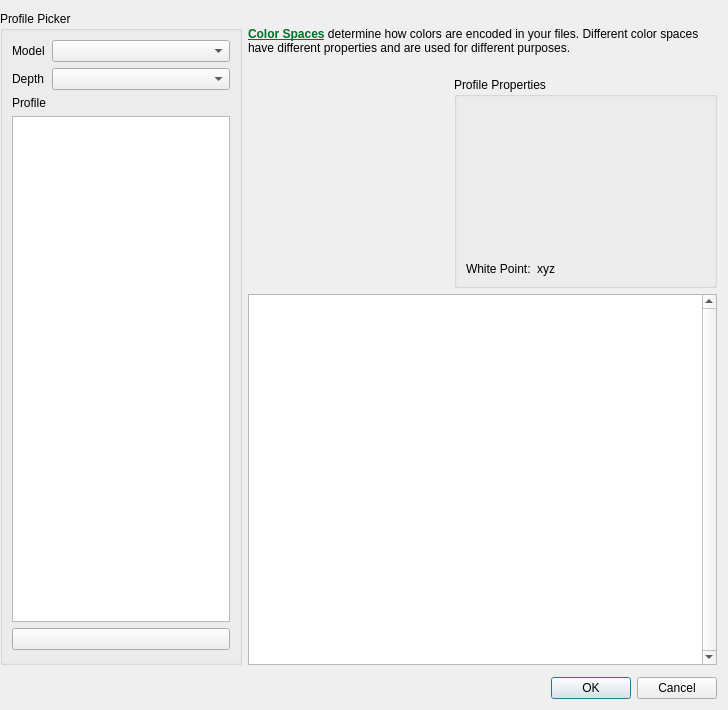
<?xml version="1.0" encoding="utf-8"?>
<ui version="4.0">
 <author>
    SPDX-FileCopyrightText: none
    SPDX-License-Identifier: GPL-3.0-or-later
  </author>
 <class>WdgColorSpaceSelectorAdvanced</class>
 <widget class="QWidget" name="WdgColorSpaceSelectorAdvanced">
  <property name="geometry">
   <rect>
    <x>0</x>
    <y>0</y>
    <width>728</width>
    <height>710</height>
   </rect>
  </property>
  <property name="minimumSize">
   <size>
    <width>728</width>
    <height>710</height>
   </size>
  </property>
  <layout class="QGridLayout" name="gridLayout_2">
   <property name="leftMargin">
    <number>0</number>
   </property>
   <item column="0" row="0">
    <widget class="QGroupBox" name="groupBox">
     <property name="maximumSize">
      <size>
       <width>242</width>
       <height>670</height>
      </size>
     </property>
     <property name="title">
      <string>Profile Picker</string>
     </property>
     <layout class="QVBoxLayout" name="verticalLayout">
      <item>
       <layout class="QFormLayout" name="formLayout_2">
        <item column="0" row="1">
         <widget class="QLabel" name="label_2">
          <property name="text">
           <string comment="Color depth">Depth</string>
          </property>
         </widget>
        </item>
        <item column="0" row="0">
         <widget class="QLabel" name="label">
          <property name="text">
           <string comment="Color model">Model</string>
          </property>
         </widget>
        </item>
        <item column="0" row="2">
         <widget class="QLabel" name="label_3">
          <property name="text">
           <string comment="ICC color profile">Profile</string>
          </property>
         </widget>
        </item>
        <item column="1" row="1">
         <widget class="KisCmbIDList" name="cmbColorDepth">
          <property name="sizePolicy">
           <sizepolicy hsizetype="Expanding" vsizetype="Fixed">
            <horstretch>0</horstretch>
            <verstretch>0</verstretch>
           </sizepolicy>
          </property>
         </widget>
        </item>
        <item column="1" row="0">
         <widget class="KisCmbIDList" name="cmbColorModels">
          <property name="sizePolicy">
           <sizepolicy hsizetype="Expanding" vsizetype="Fixed">
            <horstretch>0</horstretch>
            <verstretch>0</verstretch>
           </sizepolicy>
          </property>
         </widget>
        </item>
       </layout>
      </item>
      <item>
       <widget class="QListWidget" name="lstProfile">
        <property name="minimumSize">
         <size>
          <width>100</width>
          <height>0</height>
         </size>
        </property>
        <property name="showDropIndicator" stdset="0">
         <bool>false</bool>
        </property>
        <property name="wordWrap">
         <bool>true</bool>
        </property>
       </widget>
      </item>
      <item>
       <layout class="QHBoxLayout" name="horizontalLayout">
        <property name="bottomMargin">
         <number>3</number>
        </property>
        <item>
         <widget class="QPushButton" name="bnInstallProfile">
          <property name="text">
           <string/>
          </property>
         </widget>
        </item>
       </layout>
      </item>
     </layout>
    </widget>
   </item>
   <item colspan="2" column="0" row="1" rowspan="2">
    <spacer name="horizontalSpacer">
     <property name="orientation">
      <enum>Qt::Horizontal</enum>
     </property>
     <property name="sizeHint" stdset="0">
      <size>
       <width>243</width>
       <height>20</height>
      </size>
     </property>
    </spacer>
   </item>
   <item column="2" row="2">
    <widget class="QDialogButtonBox" name="bnOK">
     <property name="standardButtons">
      <set>QDialogButtonBox::Cancel|QDialogButtonBox::Ok</set>
     </property>
    </widget>
   </item>
   <item colspan="2" column="1" row="0">
    <layout class="QGridLayout" name="gridLayout">
     <item colspan="2" column="0" row="0">
      <widget class="QLabel" name="lbl_descriptionwidget">
       <property name="minimumSize">
        <size>
         <width>200</width>
         <height>60</height>
        </size>
       </property>
       <property name="text">
        <string>&lt;html&gt;&lt;head/&gt;&lt;body&gt;&lt;p&gt;&lt;a href=&quot;https://en.wikipedia.org/wiki/Color_space&quot;&gt;&lt;span style=&quot; font-weight:600; text-decoration: underline; color:#006e28;&quot;&gt;Color Spaces&lt;/span&gt;&lt;/a&gt; determine how colors are encoded in your files. Different color spaces have different properties and are used for different purposes.&lt;/p&gt;&lt;/body&gt;&lt;/html&gt;</string>
       </property>
       <property name="textFormat">
        <enum>Qt::RichText</enum>
       </property>
       <property name="wordWrap">
        <bool>true</bool>
       </property>
       <property name="margin">
        <number>3</number>
       </property>
       <property name="indent">
        <number>0</number>
       </property>
       <property name="openExternalLinks">
        <bool>true</bool>
       </property>
      </widget>
     </item>
     <item colspan="2" column="0" row="3">
      <widget class="QTextBrowser" name="textProfileDescription">
       <property name="minimumSize">
        <size>
         <width>200</width>
         <height>200</height>
        </size>
       </property>
       <property name="verticalScrollBarPolicy">
        <enum>Qt::ScrollBarAlwaysOn</enum>
       </property>
       <property name="horizontalScrollBarPolicy">
        <enum>Qt::ScrollBarAlwaysOff</enum>
       </property>
       <property name="openExternalLinks">
        <bool>true</bool>
       </property>
      </widget>
     </item>
     <item column="1" row="2">
      <widget class="QGroupBox" name="groupBox_2">
       <property name="sizePolicy">
        <sizepolicy hsizetype="Preferred" vsizetype="Preferred">
         <horstretch>0</horstretch>
         <verstretch>0</verstretch>
        </sizepolicy>
       </property>
       <property name="minimumSize">
        <size>
         <width>250</width>
         <height>0</height>
        </size>
       </property>
       <property name="title">
        <string>Profile Properties</string>
       </property>
       <layout class="QFormLayout" name="formLayout">
        <property name="fieldGrowthPolicy">
         <enum>QFormLayout::ExpandingFieldsGrow</enum>
        </property>
        <item colspan="2" column="0" row="0">
         <widget class="KisToneCurveWidget" name="TRCwidget" native="true">
          <property name="minimumSize">
           <size>
            <width>150</width>
            <height>150</height>
           </size>
          </property>
         </widget>
        </item>
        <item column="0" row="1">
         <widget class="QLabel" name="lblWhitepoint">
          <property name="text">
           <string>White Point:</string>
          </property>
         </widget>
        </item>
        <item column="1" row="1">
         <widget class="QLabel" name="lblXYZ_W">
          <property name="text">
           <string notr="true">xyz</string>
          </property>
         </widget>
        </item>
       </layout>
      </widget>
     </item>
     <item column="0" row="2">
      <widget class="KisCIETongueWidget" name="TongueWidget">
       <property name="sizePolicy">
        <sizepolicy hsizetype="Preferred" vsizetype="Preferred">
         <horstretch>0</horstretch>
         <verstretch>0</verstretch>
        </sizepolicy>
       </property>
       <property name="minimumSize">
        <size>
         <width>200</width>
         <height>200</height>
        </size>
       </property>
       <property name="maximumSize">
        <size>
         <width>0</width>
         <height>0</height>
        </size>
       </property>
      </widget>
     </item>
    </layout>
   </item>
  </layout>
 </widget>
 <customwidgets>
  <customwidget>
   <class>KisCmbIDList</class>
   <extends>QComboBox</extends>
   <header>widgets/kis_cmb_idlist.h</header>
  </customwidget>
  <customwidget>
   <class>KisCIETongueWidget</class>
   <extends>QWidget</extends>
   <header>widgets/kis_cie_tongue_widget.h</header>
   <container>1</container>
  </customwidget>
  <customwidget>
   <class>KisToneCurveWidget</class>
   <extends>QWidget</extends>
   <header>widgets/kis_tone_curve_widget.h</header>
   <container>1</container>
  </customwidget>
 </customwidgets>
 <resources/>
 <connections/>
</ui>
